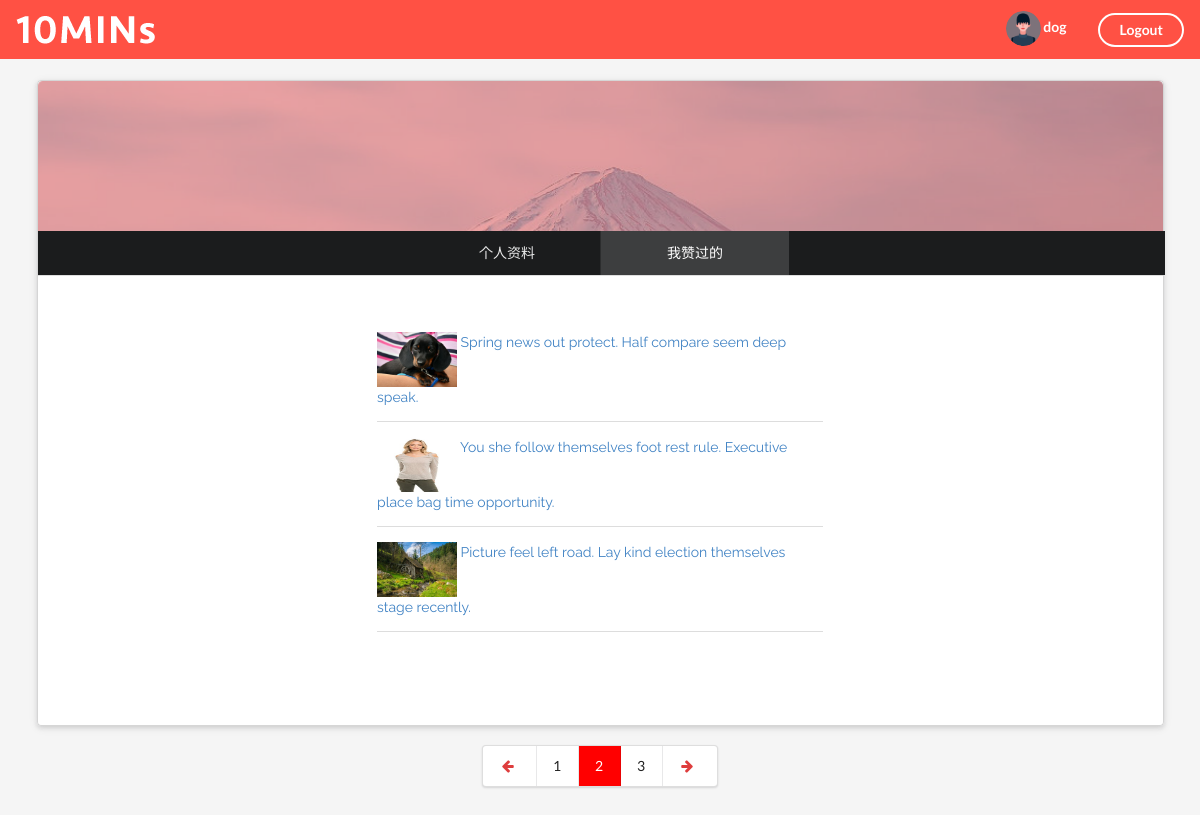
Page /collection?page=2 (signed in) on the committed database.
### firstapp/models.py (models this page shows, shortened)
class UserProfile(models.Model):
    belong_to = models.OneToOneField(
        to=User, related_name='profile', on_delete=models.CASCADE)
    name = models.CharField(null=True, blank=True, max_length=100)
    avatar = models.ImageField(
        null=True, blank=True, upload_to='profile_image')
    SEX_CHOICE = (
        ('男', '男'),
        ('女', '女'),
    )
    sex = models.CharField(
        choices=SEX_CHOICE, max_length=10, null=True, blank=True)

class Article(models.Model):
    title = models.CharField(max_length=500)
    img = models.CharField(null=True, blank=True, max_length=250)
    content = models.TextField(null=True, blank=True)
    views = models.IntegerField(default=0)
    likes = models.IntegerField(default=0)
    createtime = models.DateField(auto_now=True)

### firstapp/views.py (the view)
# urls.py: path('collection', collection, name='collection'),
def collection(request):
    if request.user.is_authenticated:
        context = {}
        like_ticket_articles = Ticket.objects.filter(
            choice='like', voter=request.user)
        article_like_list = [ticket.article for ticket in like_ticket_articles]
        page_robot = Paginator(article_like_list, 3)
        page_num = request.GET.get('page')
        try:
            article_like_list = page_robot.page(page_num)
        except EmptyPage:
            article_like_list = page_robot.page(page_robot.num_pages)
        except PageNotAnInteger:
            article_like_list = page_robot.page(1)
        context['article_like_list'] = article_like_list
        return render(request, 'mycollection.html', context)
    else:
        return redirect(to='index')

### firstapp/templates/mycollection.html (shortened to what this page needs)
<!DOCTYPE html>
{% load staticfiles %}
<html>
<head>
    <link rel="stylesheet" href="{% static 'css/semantic.css' %}" media="screen" title="no title" charset="utf-8">
    <link rel="stylesheet" href="{% static 'css/myinfo.css' %}" media="screen" title="no title">
</head>
    <body>
        <div class="ui inverted top fixed menu borderless red menu">
            <div class="header item">
                <div class="ui image">
                    <a href="{% url 'index' %}">
                        <img src="{% static 'images/tenlogo.png'%}" alt="">
                    </a>
                </div>
            </div>
            <div class="right menu">
                {% if request.user.is_authenticated %}
                <div class="item">
                    <h5 class="ui inverted header">
                        <a href="{% url 'myinfo' %}">
                            <div class="ui mini circular image">
                                {% if request.user.profile.avatar %}
                                    <img src="/upload/{{ request.user.profile.avatar }}" alt="" />
                                {% else %}
                                    <img src="{% static 'images/default.png' %}" alt="" />
                                {% endif %}
                            </div>
                        </a>
                        {% if request.user.profile.name %}
                            <span>{{ request.user.profile.name }}</span>
                        {% else %}
                            <span>{{ request.user.username }}</span>
                        {% endif %}
                        </h5>
                </div>
                <div class="item">
                    <a href="{% url 'logout' %}" class="ui inverted circular button">Logout</a>
                </div>
                {% endif %}
            </div>
        </div>
        <div class="ui  raised container segments">
            <div class="ui head basic segment" style="background-image: url('{% static 'images/bg.png' %}');">
            </div>
            <div class="ui bottom inverted  six item attached menu">
                <div class="item">
                    <a href="{% url 'myinfo' %}">
                    个人资料
                    </a>
                </div>
                <div class="active item">
                    我赞过的
                </div>
            </div>
            <div class="ui butt segment">
                <div class="ui basic very padded segment container info" style="width:530px;">
                    {% for article in article_like_list %}
                        <a href="{% url 'detail' article.id %}">
                            <img class="ui top aligned tiny image" src="{{ article.img }}" style="width:80px;height:55px;">
                            <span>{{ article.title }}</span>
                        </a>
                        <div class="ui divider"></div>
                    {% endfor %}
                </div>
                <div class="ui center aligned very padded vertical segment container">
                    <div class="ui pagination menu">
                        {% if article_like_list.has_previous %}
                            <a href="?page={{ article_like_list.previous_page_number }}" class="item">
                                <i class="icon red left arrow"></i>
                            </a>
                        {% else %}
                            <a href="?page={{ article_like_list.start_index }}" class="disabled item">
                                <i class="icon left arrow"></i>
                            </a>
                        {% endif %}
                        {% for page_number in article_like_list.paginator.page_range %}
                            {% ifequal page_number article_like_list.number  %}
                                <a href="?page={{ page_number }}" class="active item" style="background-color:red; color:white">
                                    {{ page_number }}
                                </a>
                            {% else %}
                                <a href="?page={{ page_number }}" class="item">
                                    {{ page_number }}
                                </a>
                            {% endifequal %}
                        {% endfor %}
                        {% if article_like_list.has_next %}
                            <a href="?page={{ article_like_list.next_page_number }}" class="item">
                                <i class="icon red right arrow"></i>
                            </a>
                        {% else %}
                            <a href="?page={{ article_like_list.end_index }}" class="disabled item">
                                <i class="icon right arrow"></i>
                            </a>
                        {% endif %}
                    </div>
                </div>
            </div>
        </div>
    </body>
</html>

### firstapp/static/css/myinfo.css (style rules this page uses)
body { background-color: rgb(245, 245, 245); font-family: 'Raleway', sans-serif; }
.ui.inverted.top.fixed.menu.borderless.red.menu { background-color: #ff5144; }
.ui.raised.container.segments { margin-top: 80px; }
.ui.head.basic.segment { background-image: url('images/bg.png'); background-repeat: no-repeat; background-size: cover; height:150px; }
.ui.butt.segment { height:450px; }

### rows in the picture
Article: img (picture), title "Spring news out protect. Half compare seem deep speak."
Article: img (picture), title "You she follow themselves foot rest rule. Executive place bag time opportunity."
Article: img (picture), title "Picture feel left road. Lay kind election themselves stage recently."

### other values in the picture
{{ request.user.profile.name }} "dog"
{{ page_number }} "1" "3"
{{ page_number }} "2"
